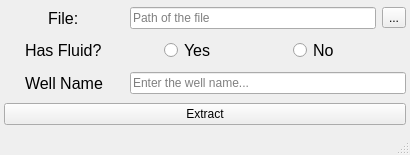
<?xml version="1.0" encoding="UTF-8"?>
<ui version="4.0">
 <class>MainWindow</class>
 <widget class="QMainWindow" name="MainWindow">
  <property name="geometry">
   <rect>
    <x>0</x>
    <y>0</y>
    <width>410</width>
    <height>155</height>
   </rect>
  </property>
  <property name="maximumSize">
   <size>
    <width>410</width>
    <height>155</height>
   </size>
  </property>
  <property name="windowTitle">
   <string>MainWindow</string>
  </property>
  <property name="documentMode">
   <bool>false</bool>
  </property>
  <widget class="QWidget" name="centralwidget">
   <layout class="QHBoxLayout" name="horizontalLayout">
    <property name="leftMargin">
     <number>4</number>
    </property>
    <property name="topMargin">
     <number>4</number>
    </property>
    <property name="rightMargin">
     <number>4</number>
    </property>
    <property name="bottomMargin">
     <number>4</number>
    </property>
    <item>
     <layout class="QGridLayout" name="gridLayout">
      <item row="0" column="0" alignment="Qt::AlignHCenter">
       <widget class="QLabel" name="label">
        <property name="font">
         <font>
          <pointsize>12</pointsize>
         </font>
        </property>
        <property name="text">
         <string>File:</string>
        </property>
       </widget>
      </item>
      <item row="0" column="3">
       <widget class="QToolButton" name="fileToolButton">
        <property name="text">
         <string>...</string>
        </property>
       </widget>
      </item>
      <item row="1" column="0" alignment="Qt::AlignHCenter">
       <widget class="QLabel" name="label_2">
        <property name="font">
         <font>
          <pointsize>12</pointsize>
         </font>
        </property>
        <property name="text">
         <string>Has Fluid?</string>
        </property>
       </widget>
      </item>
      <item row="1" column="1" alignment="Qt::AlignHCenter">
       <widget class="QRadioButton" name="yradioButton">
        <property name="font">
         <font>
          <pointsize>12</pointsize>
         </font>
        </property>
        <property name="text">
         <string>Yes</string>
        </property>
        <attribute name="buttonGroup">
         <string notr="true">hasFluidGroup</string>
        </attribute>
       </widget>
      </item>
      <item row="1" column="2" alignment="Qt::AlignHCenter">
       <widget class="QRadioButton" name="nradioButton">
        <property name="font">
         <font>
          <pointsize>12</pointsize>
         </font>
        </property>
        <property name="text">
         <string>No</string>
        </property>
        <attribute name="buttonGroup">
         <string notr="true">hasFluidGroup</string>
        </attribute>
       </widget>
      </item>
      <item row="0" column="1" colspan="2">
       <widget class="QLineEdit" name="fileLineEdit">
        <property name="placeholderText">
         <string>Path of the file</string>
        </property>
       </widget>
      </item>
      <item row="3" column="0" colspan="4">
       <widget class="QPushButton" name="extractButton">
        <property name="text">
         <string>Extract</string>
        </property>
       </widget>
      </item>
      <item row="2" column="1" colspan="3">
       <widget class="QLineEdit" name="wellNameInput">
        <property name="placeholderText">
         <string>Enter the well name...</string>
        </property>
       </widget>
      </item>
      <item row="2" column="0" alignment="Qt::AlignHCenter">
       <widget class="QLabel" name="label_3">
        <property name="font">
         <font>
          <pointsize>12</pointsize>
         </font>
        </property>
        <property name="text">
         <string>Well Name</string>
        </property>
       </widget>
      </item>
     </layout>
    </item>
   </layout>
  </widget>
  <widget class="QMenuBar" name="menubar">
   <property name="geometry">
    <rect>
     <x>0</x>
     <y>0</y>
     <width>410</width>
     <height>21</height>
    </rect>
   </property>
  </widget>
  <widget class="QStatusBar" name="statusbar"/>
 </widget>
 <resources/>
 <connections/>
 <buttongroups>
  <buttongroup name="hasFluidGroup"/>
 </buttongroups>
</ui>
